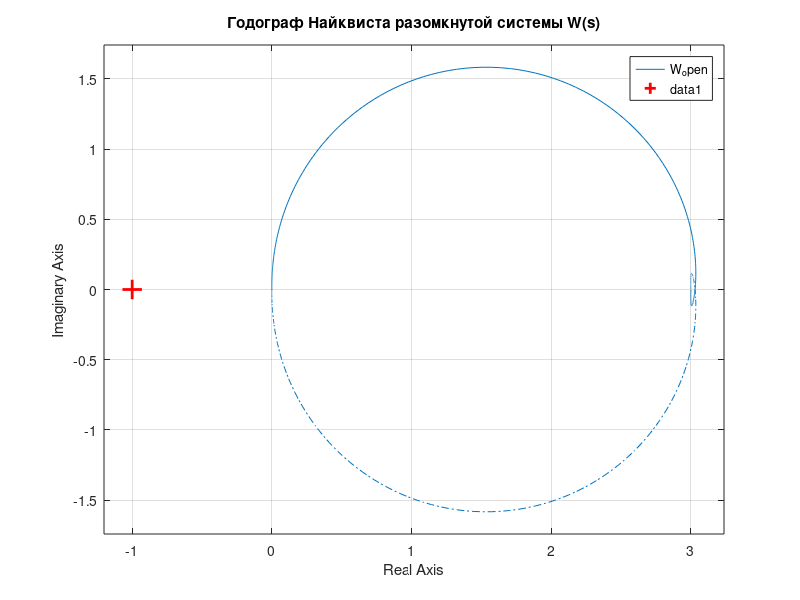
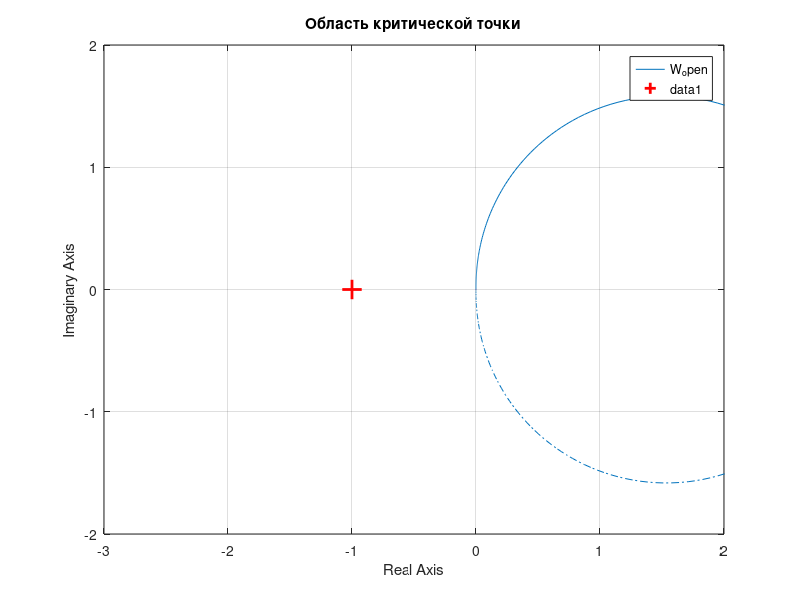

These figures' MATLAB source, in order: (Note: this script raises an error after producing the figures.)
clc;
clear;
close all;

s = tf('s');
W_open = 3 / (0.1*s^3 + 0.01*s^2 + 0.1*s + 1);
W_closed = 3 / (0.1*s^3 + 0.01*s^2 + 0.1*s + 4);

figure('Color', 'w');
nyquist(W_open);
grid on; hold on;
plot(-1, 0, 'r+', 'MarkerSize', 14, 'LineWidth', 2);
title('Годограф Найквиста разомкнутой системы W(s)');

figure('Color', 'w');
nyquist(W_open); grid on; hold on;
plot(-1, 0, 'r+', 'MarkerSize', 14, 'LineWidth', 2);
xlim([-3 2]); ylim([-2 2]);
title('Область критической точки');

[num, den] = tfdata(W_closed, 'v');
D = round(den, 10);

w = 0:0.02:25;
Djw = polyval(D, 1i*w);

figure('Color', 'w');
plot(real(Djw), imag(Djw), 'b-', 'LineWidth', 1.8); hold on;
plot(real(Djw(1)), imag(Djw(1)), 'go', 'MarkerFaceColor', 'g', ...
    'MarkerSize', 8);
plot(real(Djw(end)), imag(Djw(end)), 'rs', 'MarkerFaceColor', 'r', ...
    'MarkerSize', 8);

text(real(Djw(1)), imag(Djw(1)), '  \omega = 0', 'Color', 'g');
text(real(Djw(end)), imag(Djw(end)), '  \omega = max', 'Color', 'r');

plot([0 0], [min(imag(Djw)) max(imag(Djw))], 'k:', 'LineWidth', 0.8);
plot([min(real(Djw)) max(real(Djw))], [0 0], 'k:', 'LineWidth', 0.8);

grid on; box on;
xlabel('Re D(j\omega)');
ylabel('Im D(j\omega)');
title('Кривая Михайлова D(j\omega)');
axis equal;

disp('Полюса ЗАМКНУТОЙ системы:');
disp(pole(W_closed));

disp('Полюса РАЗОМКНУТОЙ системы:');
disp(pole(W_open));

t = 0:0.01:5;

figure('Color', 'w');
step(W_open, t);
grid on;
title('Переходный процесс разомкнутой системы');

figure('Color', 'w');
step(W_closed, t);
grid on;
title('Переходный процесс замкнутой системы');

figure('Color', 'w');
step(W_open, W_closed, t);
grid on;
legend('Разомкнутая', 'Замкнутая');
title('Сравнение переходных процессов');
